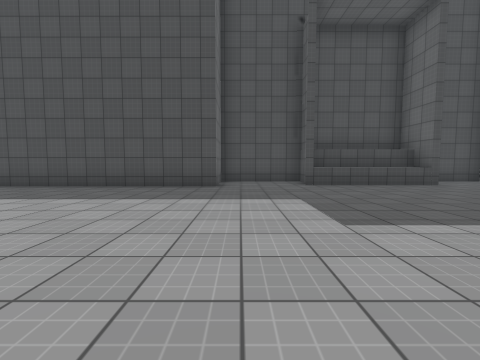
View 1 (above)

16 first-person views from a walk through a Unity game level. The camera is 1.2 m above the floor, tilts 4° down and sees 90° across. The floor is counted in squares, 2 m on a side. Each view is taken from the middle of a square. On the plan, view 1 faces up. The plan holds only what a view shows up to about 9 squares ahead; the rest is blank. The place goes on beyond the plan. Surface patterns are stand-ins for the level's own textures.

View 2
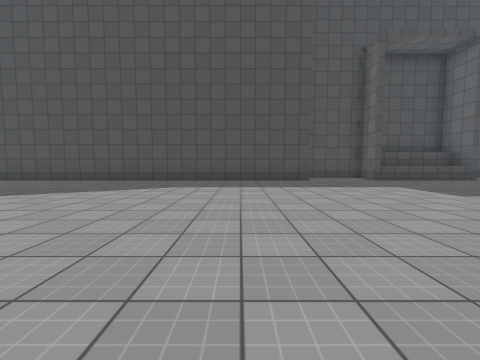

View 3
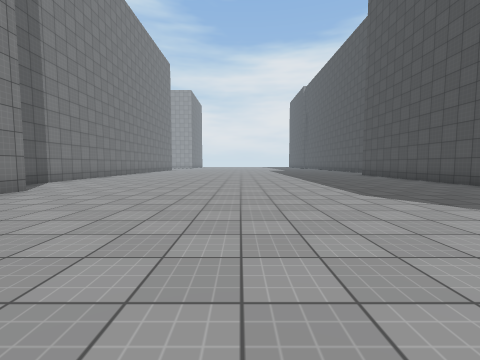

View 4
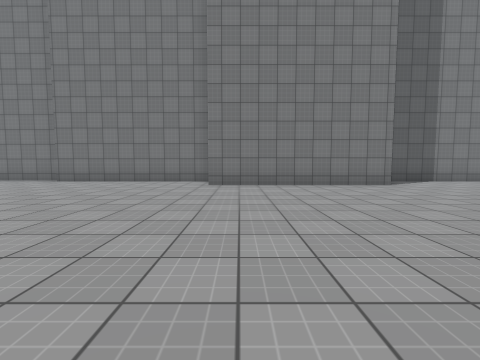

View 5
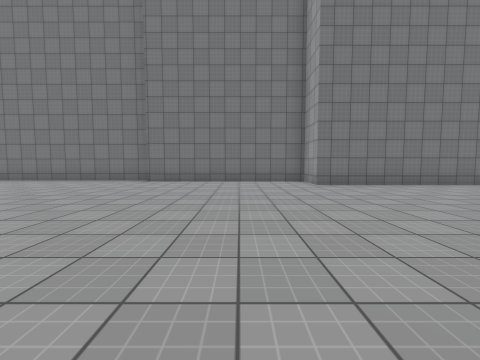

View 6
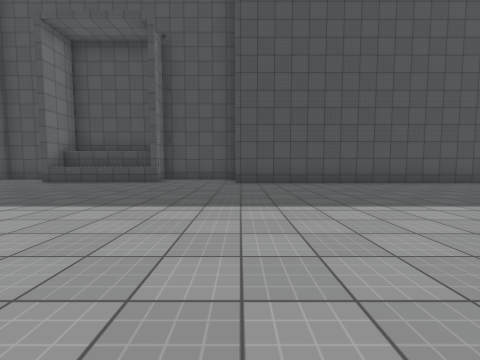

View 7
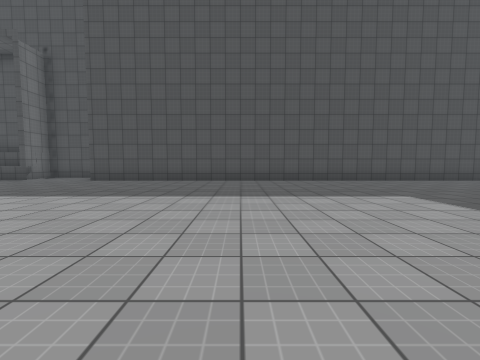

View 8
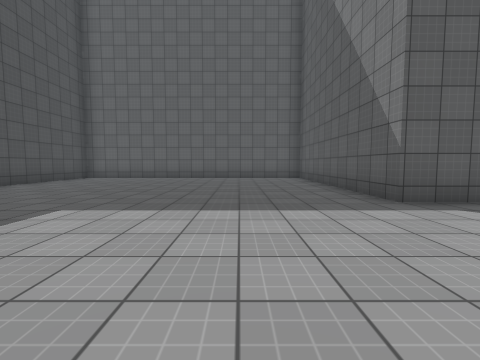

View 9
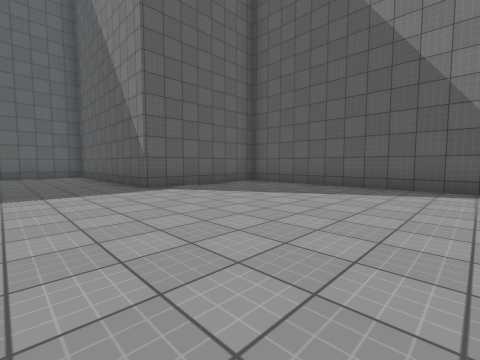

View 10
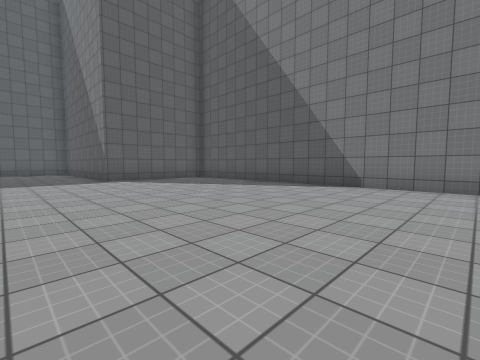

View 11
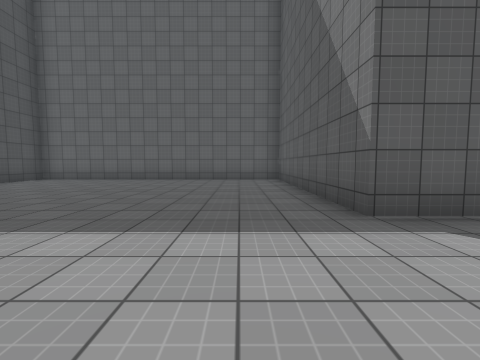

View 12
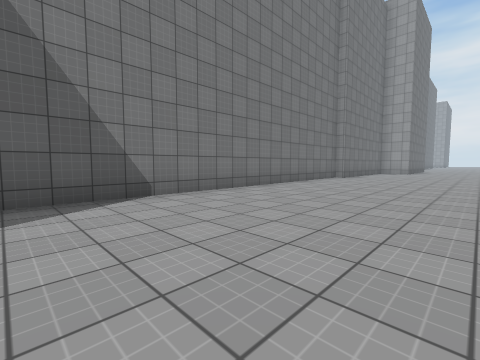

View 13
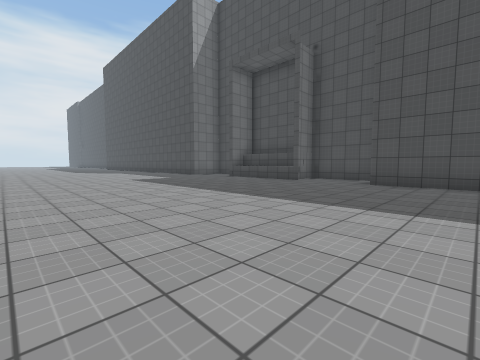

View 14
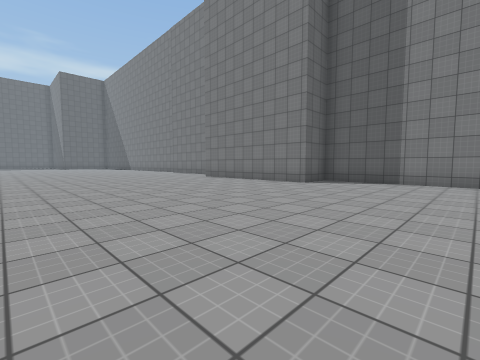

View 15
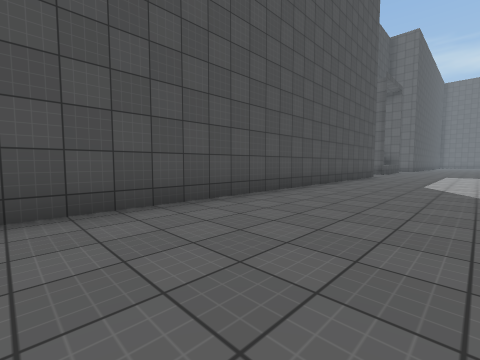

View 16
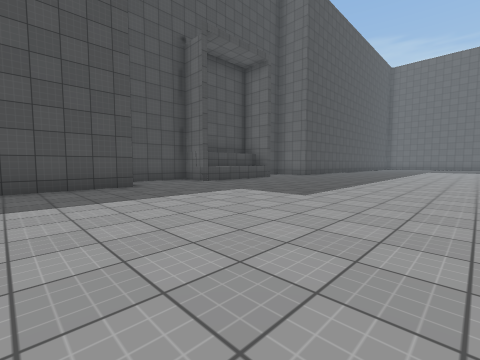

### Floor plan
Points are (right, up) in squares from view 1. A wall is a line through its corners. A room is listed if a view was taken in it or the views show most of it. See-through windows are left out.
Room 1 (views 1, 2, 3, 4, 5, 6, 7, 8, 9, 10, 11, 12, 13, 14, 15, 16)
walls: (5.5, 6.5) (2, 6.5) (2, 7.9) (-0.6, 7.9) (-0.6, 6.2) (-12.1, 6.2); (5.2, 7.2) (2, 7.2); (7.9, 7.9) (5.2, 7.9) (5.2, 6.5); (2.1, -6.3) (16.7, -6.3) (16.7, -2.4) (22.8, -2.4) (22.8, 6.2) (7.7, 6.2); (-12.1, -5.9) (-8.2, -5.9) (-8.2, -4.7) (-3.1, -4.7) (-3.1, -5.9) (2.1, -5.9)

Positions as (right, up) in squares from view 1, and headings:
1: (0, 0), facing up
2: (-3, -2), facing up
3: (-3, 0), facing left
4: (-4, 2), facing down
5: (-1, 2), facing down
6: (8, -1), facing up
7: (13, -2), facing up
8: (13, 0), facing right
9: (11, 0), facing down-right
10: (8, 0), facing down-right
11: (14, -1), facing right
12: (12, -2), facing down-left
13: (10, -1), facing up-left
14: (-12, 2), facing down-right
15: (-12, 3), facing up-right
16: (-3, 0), facing up-right
